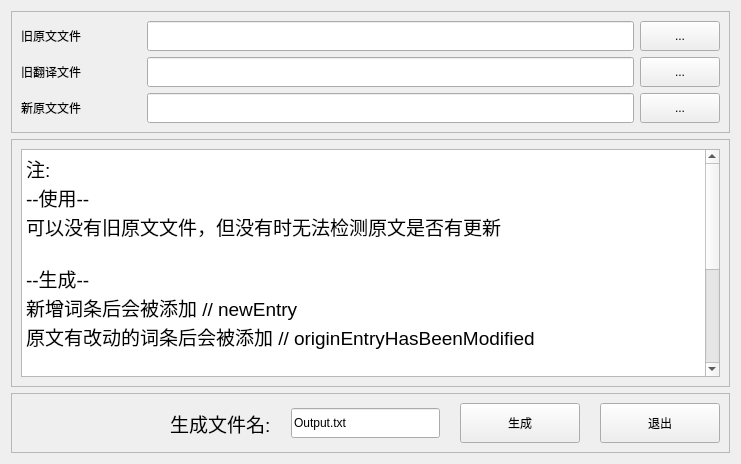
<?xml version="1.0" encoding="UTF-8"?>
<ui version="4.0">
 <class>FrmMain</class>
 <widget class="QWidget" name="FrmMain">
  <property name="geometry">
   <rect>
    <x>0</x>
    <y>0</y>
    <width>741</width>
    <height>464</height>
   </rect>
  </property>
  <property name="windowTitle">
   <string>SC2Translator</string>
  </property>
  <layout class="QVBoxLayout" name="verticalLayout">
   <item>
    <widget class="QFrame" name="frame">
     <property name="frameShape">
      <enum>QFrame::StyledPanel</enum>
     </property>
     <property name="frameShadow">
      <enum>QFrame::Raised</enum>
     </property>
     <layout class="QGridLayout" name="gridLayout">
      <item row="0" column="1">
       <widget class="QLineEdit" name="lEditOldOriginFilePath">
        <property name="minimumSize">
         <size>
          <width>0</width>
          <height>30</height>
         </size>
        </property>
        <property name="maximumSize">
         <size>
          <width>16777215</width>
          <height>30</height>
         </size>
        </property>
       </widget>
      </item>
      <item row="1" column="1">
       <widget class="QLineEdit" name="lEditOldTransFilePath">
        <property name="minimumSize">
         <size>
          <width>0</width>
          <height>30</height>
         </size>
        </property>
        <property name="maximumSize">
         <size>
          <width>16777215</width>
          <height>30</height>
         </size>
        </property>
       </widget>
      </item>
      <item row="0" column="0">
       <widget class="QLabel" name="label">
        <property name="minimumSize">
         <size>
          <width>120</width>
          <height>30</height>
         </size>
        </property>
        <property name="maximumSize">
         <size>
          <width>120</width>
          <height>30</height>
         </size>
        </property>
        <property name="text">
         <string>旧原文文件</string>
        </property>
       </widget>
      </item>
      <item row="1" column="0">
       <widget class="QLabel" name="label_2">
        <property name="minimumSize">
         <size>
          <width>120</width>
          <height>30</height>
         </size>
        </property>
        <property name="maximumSize">
         <size>
          <width>120</width>
          <height>30</height>
         </size>
        </property>
        <property name="text">
         <string>旧翻译文件</string>
        </property>
       </widget>
      </item>
      <item row="0" column="2">
       <widget class="QPushButton" name="btnFileExplorerOldOrigin">
        <property name="minimumSize">
         <size>
          <width>0</width>
          <height>30</height>
         </size>
        </property>
        <property name="maximumSize">
         <size>
          <width>16777215</width>
          <height>30</height>
         </size>
        </property>
        <property name="text">
         <string>...</string>
        </property>
       </widget>
      </item>
      <item row="1" column="2">
       <widget class="QPushButton" name="btnFileExplorerOldTrans">
        <property name="minimumSize">
         <size>
          <width>0</width>
          <height>30</height>
         </size>
        </property>
        <property name="maximumSize">
         <size>
          <width>16777215</width>
          <height>30</height>
         </size>
        </property>
        <property name="text">
         <string>...</string>
        </property>
       </widget>
      </item>
      <item row="2" column="0">
       <widget class="QLabel" name="label_3">
        <property name="minimumSize">
         <size>
          <width>120</width>
          <height>30</height>
         </size>
        </property>
        <property name="maximumSize">
         <size>
          <width>120</width>
          <height>30</height>
         </size>
        </property>
        <property name="text">
         <string>新原文文件</string>
        </property>
       </widget>
      </item>
      <item row="2" column="1">
       <widget class="QLineEdit" name="lEditNewOriginFilePath">
        <property name="minimumSize">
         <size>
          <width>0</width>
          <height>30</height>
         </size>
        </property>
        <property name="maximumSize">
         <size>
          <width>16777215</width>
          <height>30</height>
         </size>
        </property>
       </widget>
      </item>
      <item row="2" column="2">
       <widget class="QPushButton" name="btnFileExplorerNewOrigin">
        <property name="minimumSize">
         <size>
          <width>0</width>
          <height>30</height>
         </size>
        </property>
        <property name="maximumSize">
         <size>
          <width>16777215</width>
          <height>30</height>
         </size>
        </property>
        <property name="text">
         <string>...</string>
        </property>
       </widget>
      </item>
     </layout>
    </widget>
   </item>
   <item>
    <widget class="QFrame" name="frame_2">
     <property name="frameShape">
      <enum>QFrame::StyledPanel</enum>
     </property>
     <property name="frameShadow">
      <enum>QFrame::Raised</enum>
     </property>
     <layout class="QVBoxLayout" name="verticalLayout_2">
      <item>
       <widget class="QPlainTextEdit" name="plainTextEdit">
        <property name="font">
         <font>
          <pointsize>14</pointsize>
         </font>
        </property>
        <property name="readOnly">
         <bool>true</bool>
        </property>
        <property name="plainText">
         <string>注:
--使用--
可以没有旧原文文件，但没有时无法检测原文是否有更新

--生成--
新增词条后会被添加 // newEntry
原文有改动的词条后会被添加 // originEntryHasBeenModified

--注意事项--
开源地址：
https://github.com/ELTCore/pySC2Translator
目前这是一个不稳定的测试版

--作者--
Elliott</string>
        </property>
       </widget>
      </item>
     </layout>
    </widget>
   </item>
   <item>
    <widget class="QFrame" name="frame_3">
     <property name="frameShape">
      <enum>QFrame::StyledPanel</enum>
     </property>
     <property name="frameShadow">
      <enum>QFrame::Raised</enum>
     </property>
     <layout class="QHBoxLayout" name="horizontalLayout">
      <property name="spacing">
       <number>20</number>
      </property>
      <item>
       <spacer name="horizontalSpacer">
        <property name="orientation">
         <enum>Qt::Horizontal</enum>
        </property>
        <property name="sizeHint" stdset="0">
         <size>
          <width>40</width>
          <height>20</height>
         </size>
        </property>
       </spacer>
      </item>
      <item>
       <widget class="QLabel" name="label_4">
        <property name="minimumSize">
         <size>
          <width>0</width>
          <height>30</height>
         </size>
        </property>
        <property name="font">
         <font>
          <pointsize>14</pointsize>
         </font>
        </property>
        <property name="text">
         <string>生成文件名:</string>
        </property>
       </widget>
      </item>
      <item>
       <widget class="QLineEdit" name="lEditOutputFileName">
        <property name="minimumSize">
         <size>
          <width>0</width>
          <height>30</height>
         </size>
        </property>
        <property name="text">
         <string>Output.txt</string>
        </property>
       </widget>
      </item>
      <item>
       <widget class="QPushButton" name="btnGenerate">
        <property name="minimumSize">
         <size>
          <width>120</width>
          <height>40</height>
         </size>
        </property>
        <property name="maximumSize">
         <size>
          <width>120</width>
          <height>40</height>
         </size>
        </property>
        <property name="text">
         <string>生成</string>
        </property>
       </widget>
      </item>
      <item>
       <widget class="QPushButton" name="btnExit">
        <property name="minimumSize">
         <size>
          <width>120</width>
          <height>40</height>
         </size>
        </property>
        <property name="maximumSize">
         <size>
          <width>120</width>
          <height>40</height>
         </size>
        </property>
        <property name="text">
         <string>退出</string>
        </property>
       </widget>
      </item>
     </layout>
    </widget>
   </item>
  </layout>
 </widget>
 <resources/>
 <connections/>
</ui>
